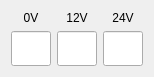
  <widget class="QWidget" name="gridLayoutWidget_11">
   <property name="geometry">
    <rect>
     <x>10</x>
     <y>620</y>
     <width>141</width>
     <height>71</height>
    </rect>
   </property>
   <layout class="QGridLayout" name="gridLayout_11">
    <item row="0" column="0">
     <widget class="QLabel" name="label_72">
      <property name="minimumSize">
       <size>
        <width>40</width>
        <height>0</height>
       </size>
      </property>
      <property name="text">
       <string>0V</string>
      </property>
      <property name="alignment">
       <set>Qt::AlignCenter</set>
      </property>
     </widget>
    </item>
    <item row="0" column="1">
     <widget class="QLabel" name="label_73">
      <property name="minimumSize">
       <size>
        <width>40</width>
        <height>0</height>
       </size>
      </property>
      <property name="text">
       <string>12V</string>
      </property>
      <property name="alignment">
       <set>Qt::AlignCenter</set>
      </property>
     </widget>
    </item>
    <item row="0" column="2">
     <widget class="QLabel" name="label_81">
      <property name="minimumSize">
       <size>
        <width>40</width>
        <height>0</height>
       </size>
      </property>
      <property name="text">
       <string>24V</string>
      </property>
      <property name="alignment">
       <set>Qt::AlignCenter</set>
      </property>
     </widget>
    </item>
    <item row="1" column="0">
     <widget class="QLineEdit" name="LE_TV_0">
      <property name="minimumSize">
       <size>
        <width>0</width>
        <height>35</height>
       </size>
      </property>
     </widget>
    </item>
    <item row="1" column="1">
     <widget class="QLineEdit" name="LE_TV_12">
      <property name="minimumSize">
       <size>
        <width>0</width>
        <height>35</height>
       </size>
      </property>
     </widget>
    </item>
    <item row="1" column="2">
     <widget class="QLineEdit" name="LE_TV_24">
      <property name="minimumSize">
       <size>
        <width>0</width>
        <height>35</height>
       </size>
      </property>
     </widget>
    </item>
   </layout>
  </widget>
